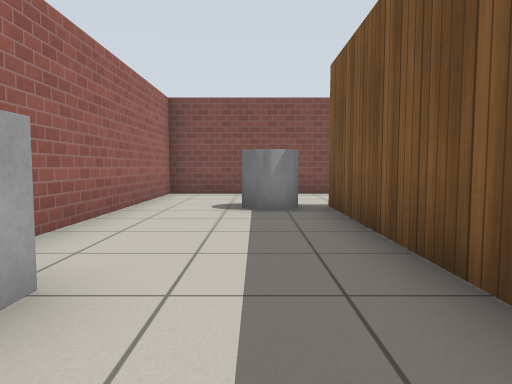
View 1 (above)

19 first-person views from a walk through a robot-simulator world made for Gazebo. The camera is 0.72 m above the floor, tilts 4° down and sees 70° across. The floor is counted in squares, 1 m on a side. Each view is taken from the middle of a square. On the plan, view 1 faces up. The plan holds only what a view shows up to about 11 squares ahead; the rest is blank. Gazebo's built-in surfaces are drawn with simple patterns.

View 2
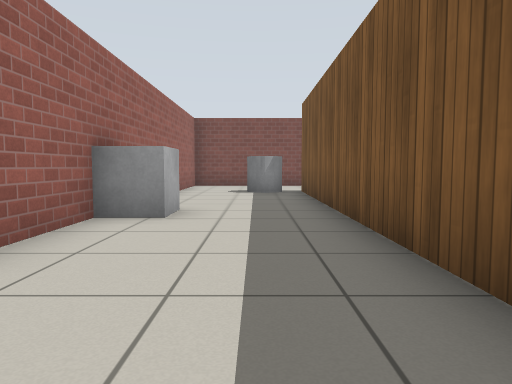

View 3
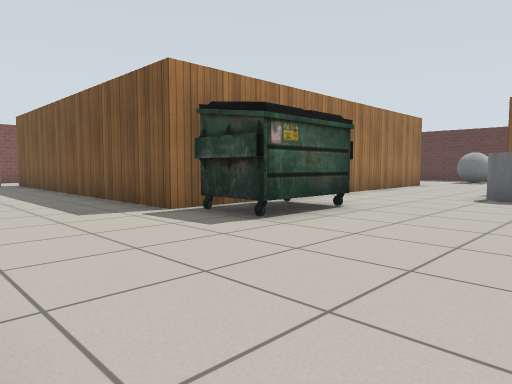

View 4
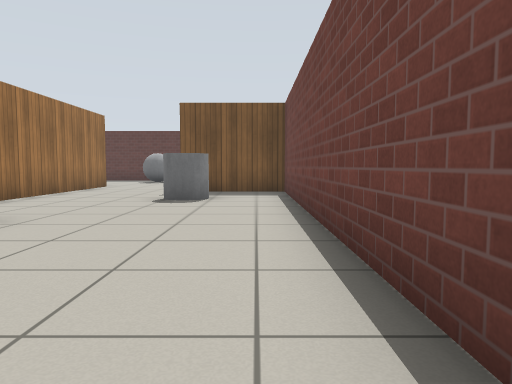

View 5
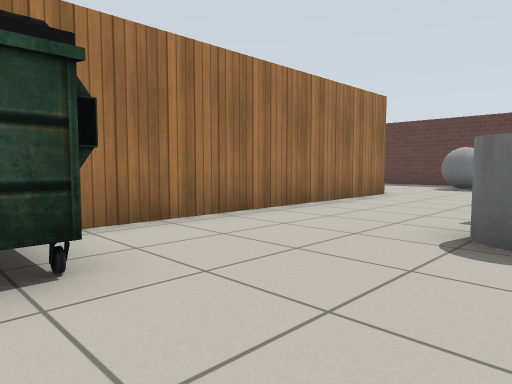

View 6
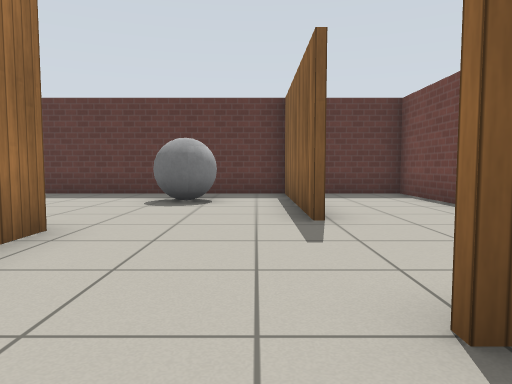

View 7
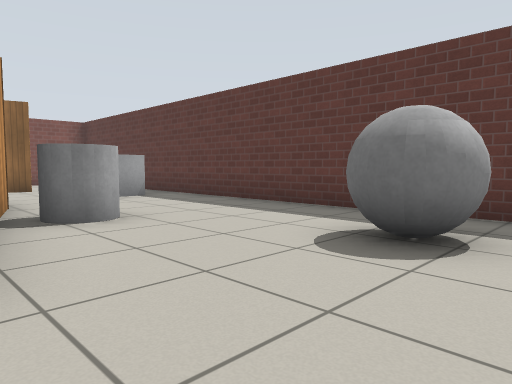

View 8
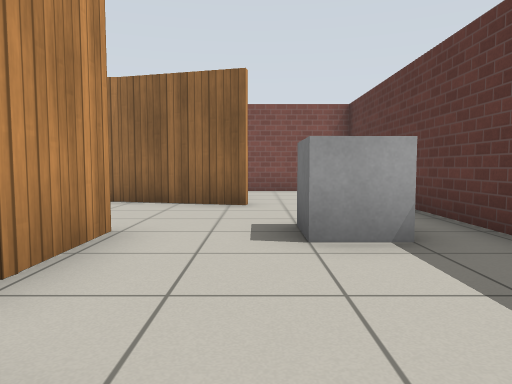

View 9
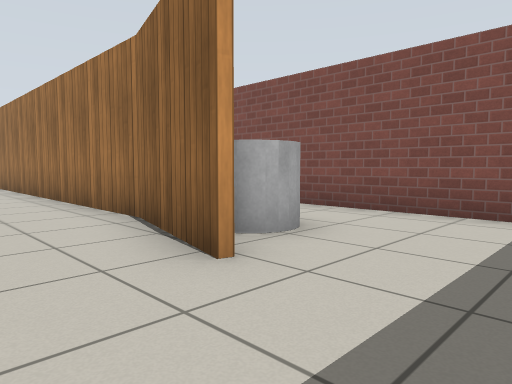

View 10
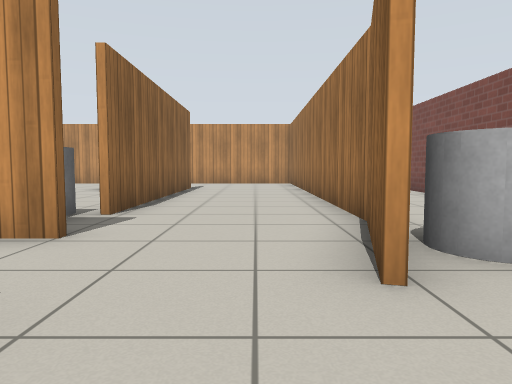

View 11
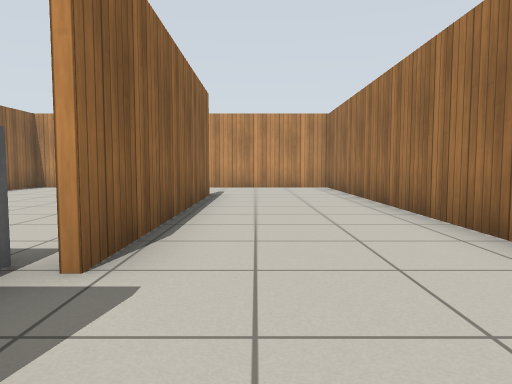

View 12
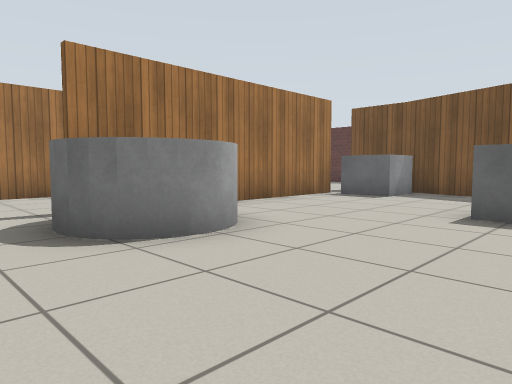

View 13
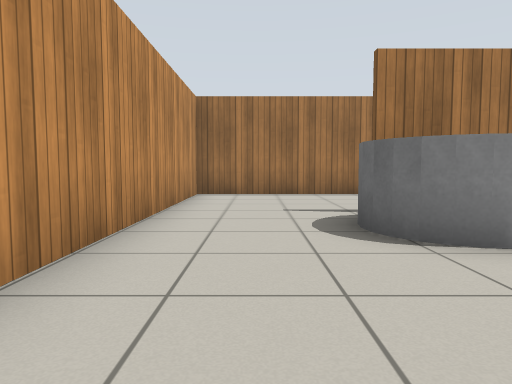

View 14
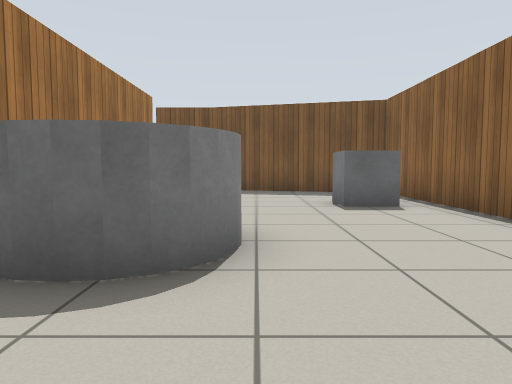

View 15
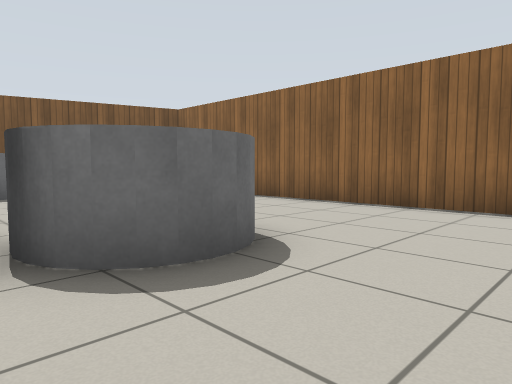

View 16
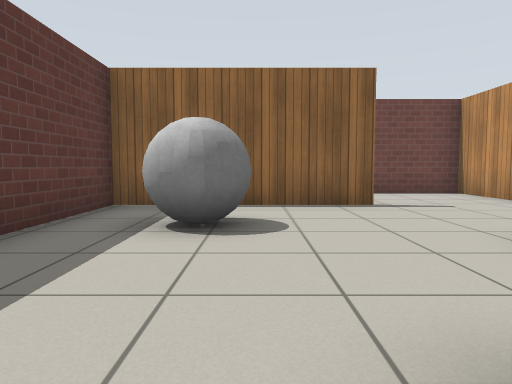

View 17
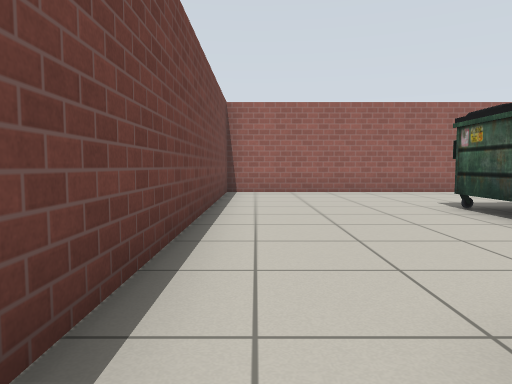

View 18
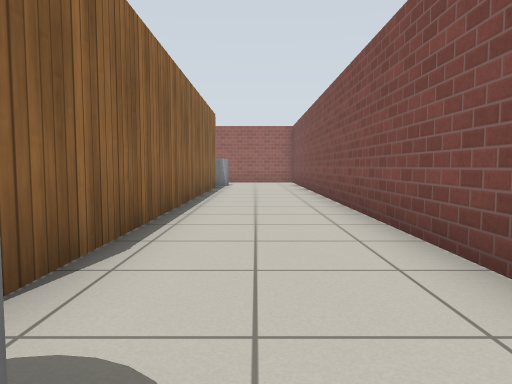

View 19
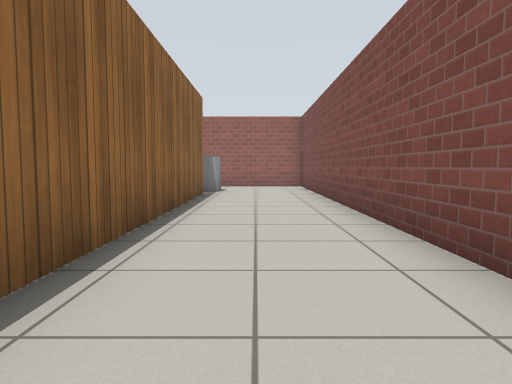

### Floor plan
Ten units are one square. View 1 is at (0, 0); x grows to the right and y downward. Boxes are objects, and circles mark ways between rooms. Rooms are numbered by the first view taken in them; rooms with no view inside come last. Other rooms are left out.
<svg viewBox="-30 -101 212 204">
<path fill="none" stroke="#000" d="M120 36 46 36M96 78 96 98 119 98M127 68 177 68M13 36 13 -66 121 -66M134 -14 131 -1M134 -31 134 -13M149 98 177 98 177 -96 -23 -96 -23 -24M-23 34 -23 98 94 98 94 68M-23 -5 -23 9M149 -57 137 -60M47 -28 116 -28M116 -27 47 -27M46 35 119 35 133 -15M132 -13 132 -25M122 -65 15 -65 15 9M137 -60 121 -65"/>
<rect x="-25" y="-25" width="10" height="20" fill="#bbb"><title>grey box</title></rect>
<rect x="-5" y="-75" width="20" height="20" fill="#bbb"><title>grey cylinder</title></rect>
<rect x="15" y="35" width="30" height="20" fill="#bbb"><title>dumpster</title></rect>
<rect x="65" y="65" width="10" height="20" fill="#bbb"><title>grey cylinder</title></rect>
<rect x="125" y="-75" width="20" height="10" fill="#bbb"><title>grey cylinder</title></rect>
<rect x="135" y="-5" width="10" height="20" fill="#bbb"><title>grey cylinder</title></rect>
<rect x="145" y="35" width="20" height="20" fill="#bbb"><title>grey ball</title></rect>
<rect x="155" y="-35" width="10" height="10" fill="#bbb"><title>other object</title></rect>
<rect x="35" y="-25" width="30" height="30" fill="#bbb"><title>grey cylinder</title></rect>
<rect x="85" y="15" width="10" height="20" fill="#bbb"><title>grey box</title></rect>
<rect x="115" y="-25" width="10" height="20" fill="#bbb"><title>grey box</title></rect>
<circle cx="130" cy="-45" r="3" fill="#2a7"/>
<circle cx="30" cy="30" r="3" fill="#2a7"/>
<text x="80" y="40">1</text>
<text x="70" y="-20">2</text>
</svg>
Room 1 opens to room 2.

Where each view was taken, in squares from view 1:
view 1: 0 up, 0 right, facing up
view 2: 4 down, 0 right, facing up
view 3: 9 down, 2 left, facing up-right
view 4: 9 down, 1 left, facing right
view 5: 8 down, 3 right, facing up-right
view 6: 6 down, 8 right, facing right
view 7: 6 down, 12 right, facing up-right
view 8: 1 down, 15 right, facing up
view 9: 4 up, 17 right, facing up-left
view 10: 5 up, 17 right, facing left
view 11: 4 up, 14 right, facing left
view 12: 3 down, 3 right, facing up-right
view 13: 3 down, 3 right, facing up
view 14: 0 up, 2 right, facing right
view 15: 3 up, 2 right, facing down-right
view 16: 0 up, 15 right, facing down
view 17: 9 down, 8 right, facing left
view 18: 8 up, 14 right, facing left
view 19: 8 up, 11 right, facing left
